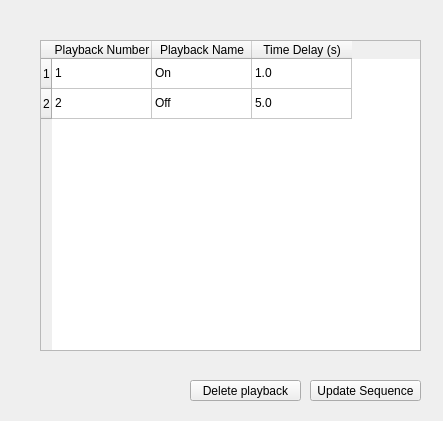
<?xml version="1.0" encoding="UTF-8"?>
<ui version="4.0">
 <class>Form</class>
 <widget class="QWidget" name="Form">
  <property name="geometry">
   <rect>
    <x>0</x>
    <y>0</y>
    <width>443</width>
    <height>421</height>
   </rect>
  </property>
  <property name="windowTitle">
   <string>Form</string>
  </property>
  <widget class="QTableWidget" name="tableWidget">
   <property name="geometry">
    <rect>
     <x>40</x>
     <y>40</y>
     <width>381</width>
     <height>311</height>
    </rect>
   </property>
   <row>
    <property name="text">
     <string>1</string>
    </property>
   </row>
   <row>
    <property name="text">
     <string>2</string>
    </property>
   </row>
   <column>
    <property name="text">
     <string>Playback Number</string>
    </property>
   </column>
   <column>
    <property name="text">
     <string>Playback Name</string>
    </property>
   </column>
   <column>
    <property name="text">
     <string>Time Delay (s)</string>
    </property>
   </column>
   <item row="0" column="0">
    <property name="text">
     <string>1</string>
    </property>
   </item>
   <item row="0" column="1">
    <property name="text">
     <string>On</string>
    </property>
   </item>
   <item row="0" column="2">
    <property name="text">
     <string>1.0</string>
    </property>
   </item>
   <item row="1" column="0">
    <property name="text">
     <string>2</string>
    </property>
   </item>
   <item row="1" column="1">
    <property name="text">
     <string>Off</string>
    </property>
   </item>
   <item row="1" column="2">
    <property name="text">
     <string>5.0</string>
    </property>
   </item>
  </widget>
  <widget class="QPushButton" name="pushButton">
   <property name="geometry">
    <rect>
     <x>190</x>
     <y>380</y>
     <width>111</width>
     <height>21</height>
    </rect>
   </property>
   <property name="text">
    <string>Delete playback</string>
   </property>
  </widget>
  <widget class="QPushButton" name="pushButton_2">
   <property name="geometry">
    <rect>
     <x>310</x>
     <y>380</y>
     <width>111</width>
     <height>21</height>
    </rect>
   </property>
   <property name="text">
    <string>Update Sequence</string>
   </property>
  </widget>
 </widget>
 <resources/>
 <connections/>
</ui>
